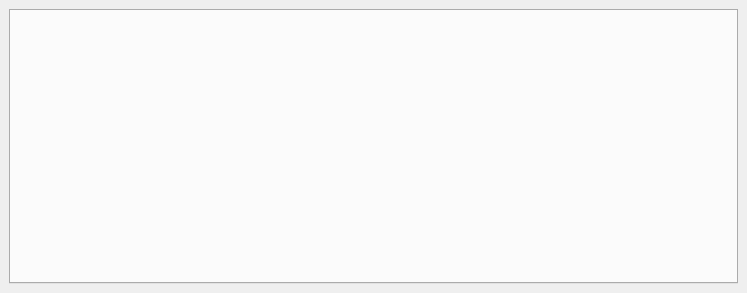
<?xml version="1.0" encoding="UTF-8"?>
<ui version="4.0">
 <class>MainWindow</class>
 <widget class="QMainWindow" name="MainWindow">
  <property name="geometry">
   <rect>
    <x>0</x>
    <y>0</y>
    <width>747</width>
    <height>293</height>
   </rect>
  </property>
  <property name="windowTitle">
   <string>MainWindow</string>
  </property>
  <widget class="QWidget" name="centralwidget">
   <layout class="QVBoxLayout" name="verticalLayout">
    <item>
     <widget class="QTabWidget" name="tabWidget">
      <property name="sizePolicy">
       <sizepolicy hsizetype="Expanding" vsizetype="Expanding">
        <horstretch>0</horstretch>
        <verstretch>0</verstretch>
       </sizepolicy>
      </property>
     </widget>
    </item>
   </layout>
  </widget>
 </widget>
 <resources/>
 <connections/>
</ui>
